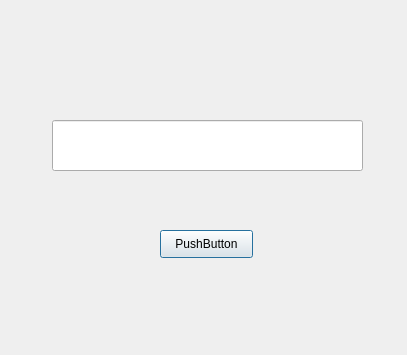
<?xml version="1.0" encoding="UTF-8"?>
<ui version="4.0">
 <class>TestDialog</class>
 <widget class="QDialog" name="TestDialog">
  <property name="geometry">
   <rect>
    <x>0</x>
    <y>0</y>
    <width>407</width>
    <height>355</height>
   </rect>
  </property>
  <property name="windowTitle">
   <string>Dialog</string>
  </property>
  <widget class="QPushButton" name="pushButtonSpeak">
   <property name="geometry">
    <rect>
     <x>160</x>
     <y>230</y>
     <width>93</width>
     <height>28</height>
    </rect>
   </property>
   <property name="text">
    <string>PushButton</string>
   </property>
  </widget>
  <widget class="QLineEdit" name="lineEditText">
   <property name="geometry">
    <rect>
     <x>52</x>
     <y>120</y>
     <width>311</width>
     <height>51</height>
    </rect>
   </property>
  </widget>
 </widget>
 <resources/>
 <connections/>
</ui>
